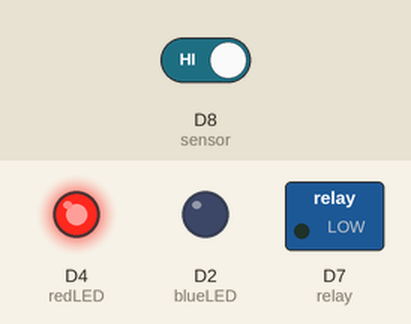
Recording of a sketch running on a simulated ESP8266 (NodeMCU). Shown: switched loads named in the sketch (green lamp = pin HIGH), output pins drawn as LEDs (lit = HIGH). Inputs (shaded band) come from the test bench; at power-on: D8 (sensor) HIGH. WiFi joins after 1.5 s; servers stay silent unless stated; network time is answered at once with the bench clock; the local clock reads 2024-03-15 10:24:30 at power-on unless the sketch sets it; no MQTT or app messages arrive unless stated; what the sketch prints to the serial monitor is not drawn.

Above: at 2.7 s.
2.8 s: D8 (sensor) driven LOW
At 4.0 s:
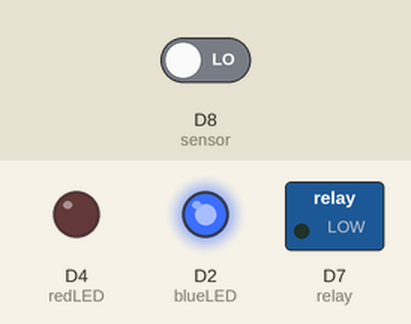
4.3 s: D8 (sensor) driven HIGH
At 7.1 s:
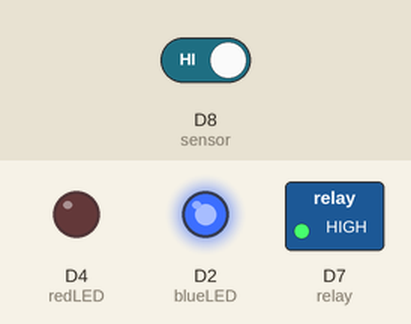
Timing chart, 0 to 13.3 s (numbered marks = the images above; inputs shaded):
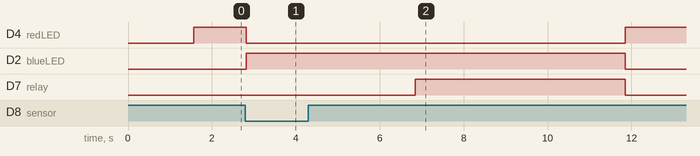

The sketch:

mqtt_esp8266.ino
```cpp
#include <ESP8266WiFi.h>
#include <PubSubClient.h>
#include "ctime"
#include "time.h"
#include <NTPClient.h>
#include <WiFiUdp.h>

// Wi-Fi and NETPIE credentials
const char* ssid = "TNSIIX";
const char* password = "3.1415926535";
// const char* ssid = "ToiletHotspot";
// const char* password = "HelloWorld";
const char* mqtt_server = "broker.netpie.io";
const char* mqtt_Client = "6ce767fb-4b69-4f45-93e7-cf5b8deec4a5";  // Device ID
const char* mqtt_username = "3FJ6zHn4rsu3zZkrPwPEnM9XvEMmkY1C";    // Key
const char* mqtt_password = "FZDW1Vj1RUR5BtMRBxDD1HB2nm43nbdP";    // Secret
const int mqtt_port = 1883;

int blueLED = D2;
int redLED = D4;
int sensor = D8;
int relay = D7;
int volume = 0;
int count = 0;
int flushingTime = 5000;
time_t timestamp;
char timeStr[20];  // Buffer for formatted time


WiFiClient espClient;
PubSubClient client(espClient);
WiFiUDP ntpUDP;
NTPClient timeClient(ntpUDP, "pool.ntp.org", 7 * 3600, 60000);
char msg[256];

void setup_wifi() {
  Serial.println();
  Serial.print("Connecting to ");
  Serial.println(ssid);
  WiFi.mode(WIFI_STA);
  WiFi.begin(ssid, password);
  while (WiFi.status() != WL_CONNECTED) {
    delay(500);
    Serial.print(".");
  }
  Serial.println("");
  Serial.println("WiFi connected");
  Serial.println("IP: " + WiFi.localIP().toString());
}

void reconnect() {
  while (!client.connected() && WiFi.status() == WL_CONNECTED) {  // Only try MQTT if WiFi is connected
    Serial.print("Attempting MQTT connection…");
    if (client.connect(mqtt_Client, mqtt_username, mqtt_password)) {
      Serial.println("connected");
      client.subscribe("@msg/#");  // Subscribe to specific topic
    } else {
      Serial.print("failed, rc=");
      Serial.print(client.state());
      Serial.println(" - retrying in 5 seconds");
      delay(5000);
    }
  }
}

void callback(char* topic, byte* payload, unsigned int length) {
  Serial.print("Message arrived [");
  Serial.print(topic);
  Serial.print("] ");
  String message;
  for (int i = 0; i < length; i++) {
    message += (char)payload[i];
  }
  Serial.println(message);
}

void setup() {
  /*----------TODO CODE HERE----------*/
  pinMode(blueLED, OUTPUT);
  pinMode(redLED, OUTPUT);
  pinMode(sensor, INPUT);
  pinMode(relay, OUTPUT);
  Serial.begin(115200);
  delay(10);
  digitalWrite(relay, LOW);  // Default state of relay
  /*----------------------------------*/
  Serial.begin(115200);
  setup_wifi();
  client.setServer(mqtt_server, mqtt_port);
  client.setCallback(callback);
}

void loop() {
  time_t now;
  struct tm timeinfo;
  // Check WiFi status and reconnect if disconnected
  if (WiFi.status() != WL_CONNECTED) {
    Serial.println("WiFi disconnected. Attempting to reconnect...");
    setup_wifi();
  }

  // Check MQTT connection
  if (!client.connected() && WiFi.status() == WL_CONNECTED) {
    reconnect();
  }
  client.loop();

  /*----------TODO CODE HERE----------*/
  bool value = digitalRead(sensor);
  if (value == LOW) {
    Serial.println("Detected Motion!");
    digitalWrite(blueLED, HIGH);
    digitalWrite(redLED, LOW);
    // Wait until sensor turns off
    while (digitalRead(sensor) == LOW) {
      delay(4000);
    }
    Serial.println("Activating Flush!");

    /*--- Time ---*/
    timeClient.update();  // Get current time from NTP
    unsigned long epochTime = timeClient.getEpochTime();  // Unix timestamp
    struct tm *timeinfo;
    time_t now = epochTime;
    timeinfo = localtime(&now);

    char timeBuffer[30];
    strftime(timeBuffer, sizeof(timeBuffer), "%Y-%m-%d %H:%M:%S", timeinfo);
    /*--- Time ---*/

    digitalWrite(relay, HIGH);
    delay(flushingTime);  // volume: 25 mL per sec
    count++;
    volume += (flushingTime / 1000) * 25;

    // Publish data to NETPIE shadow
    String data = "{\"data\":{\"Count\":" + String(count) + ",\"volume\":" + String(volume) + ",\"Date-n-Time\":\"" + String(timeBuffer) + "\"}}";
    Serial.println("Publishing: " + data);
    data.toCharArray(msg, data.length() + 1);
    client.publish("@shadow/data/update", msg);
  } else {
    digitalWrite(relay, LOW);
    digitalWrite(blueLED, LOW);
    digitalWrite(redLED, HIGH);
    delay(250);
  }
  /*----------------------------------*/
}
```

Measured:
- after the input at 2.8 s, D4 (redLED): HIGH → LOW at once; D2 (blueLED): LOW → HIGH at once
- after the input at 4.3 s, D4 (redLED): LOW → HIGH after 7.5 s; D2 (blueLED): HIGH → LOW after 7.5 s; D7 (relay): LOW → HIGH after 2.5 s, → LOW 5.0 s later
